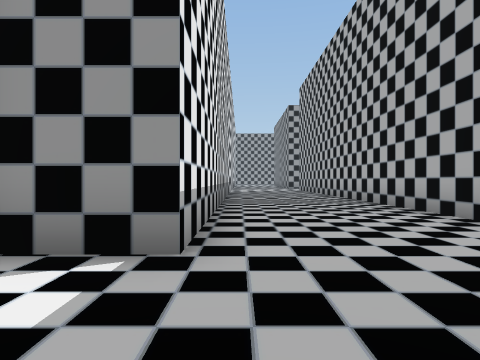
view 1 (above)

24 first-person views from a walk through a 3-D level made in the Unity game engine. The camera is 1.2 m above the floor, looks level and sees 75° across. The floor is counted in squares, 2 m on a side. Each view is taken from the middle of a square. On the plan, view 1 faces up. The plan holds only what a view shows up to about 9 squares ahead; the rest is blank. The place goes on beyond the plan. The player character is not drawn. Door leaves are left out, so doorways stand open.

view 2
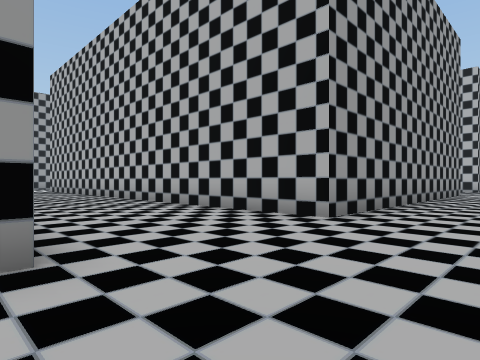

view 3
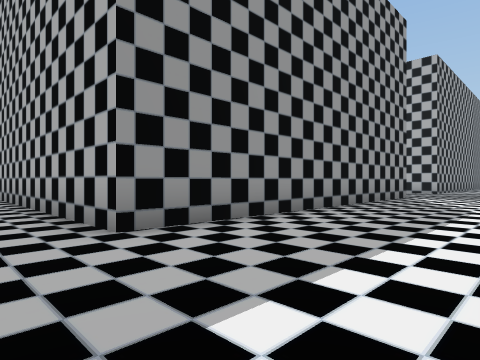

view 4
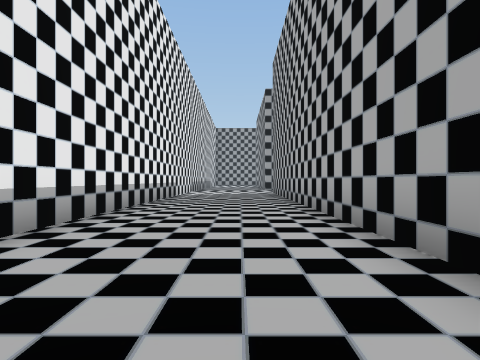

view 5
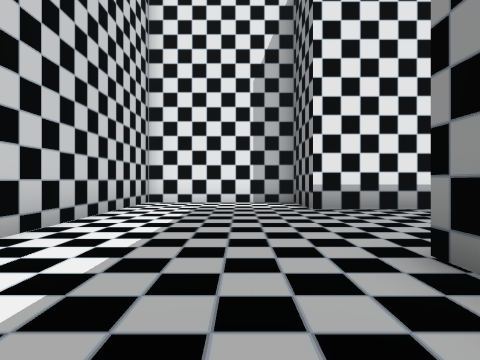

view 6
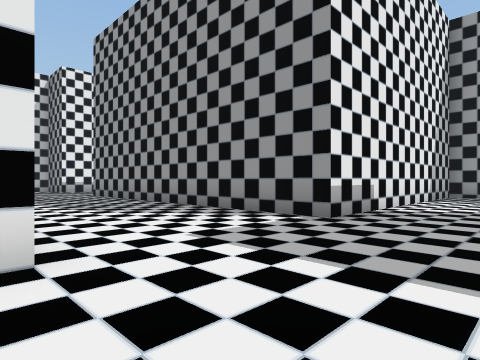

view 7
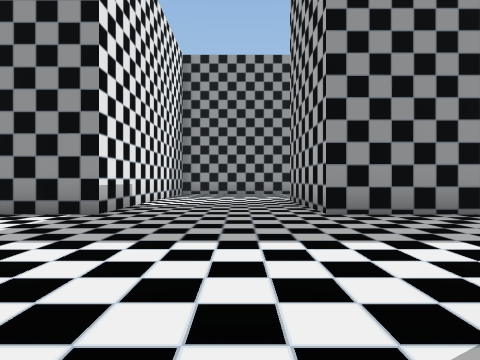

view 8
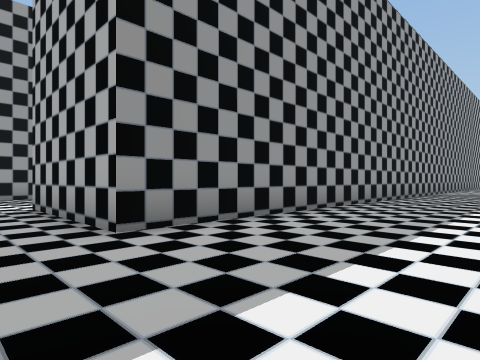

view 9
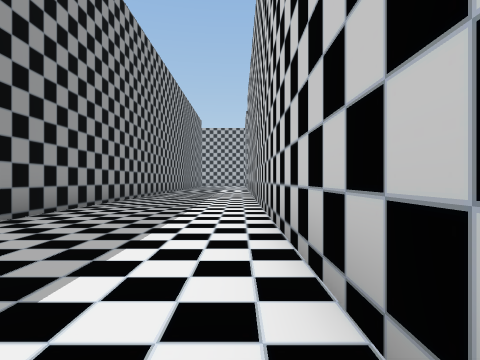

view 10
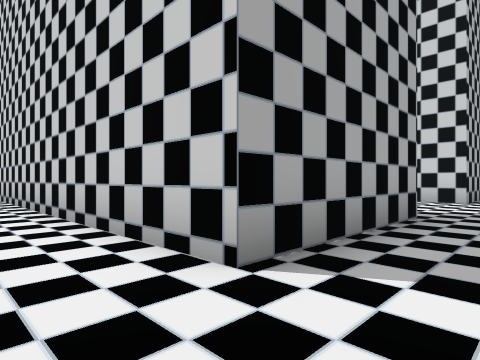

view 11
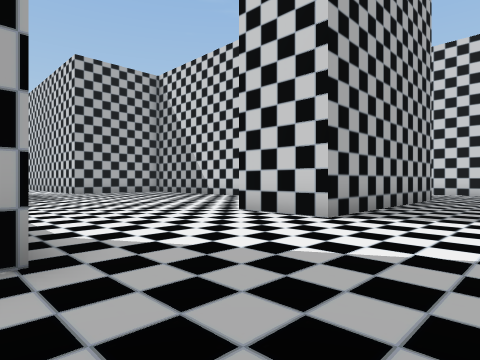

view 12
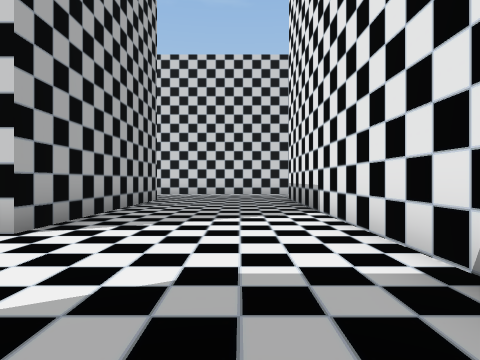

view 13
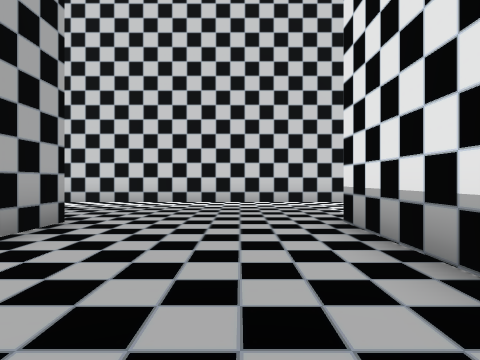

view 14
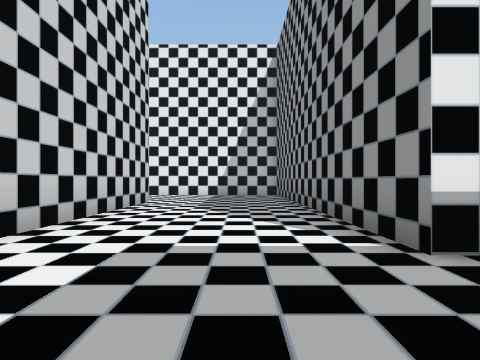

view 15
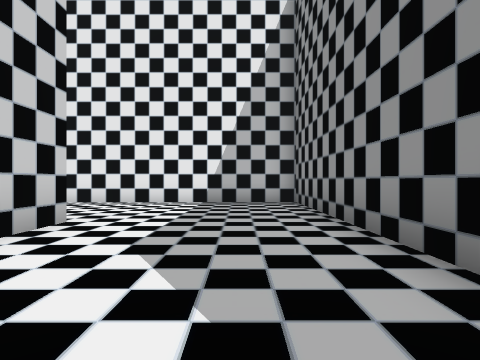

view 16
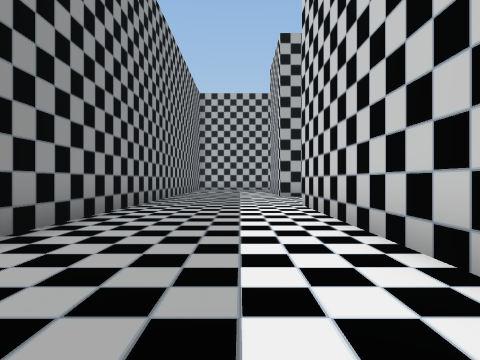

view 17
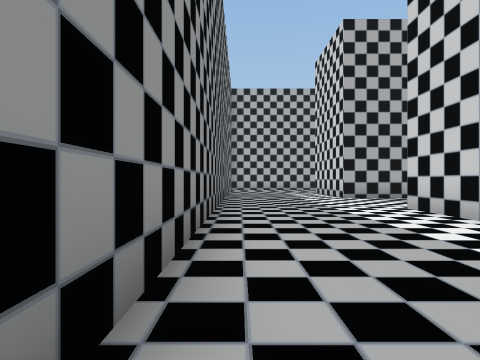

view 18
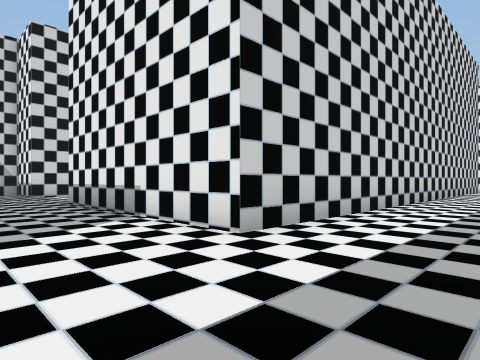

view 19
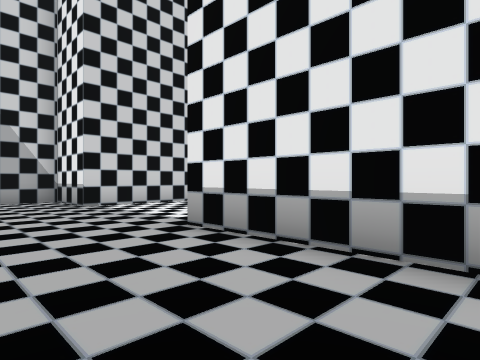

view 20
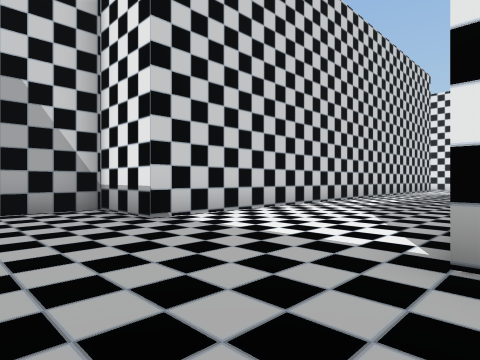

view 21
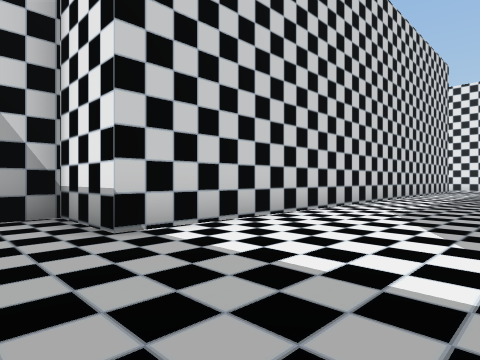

view 22
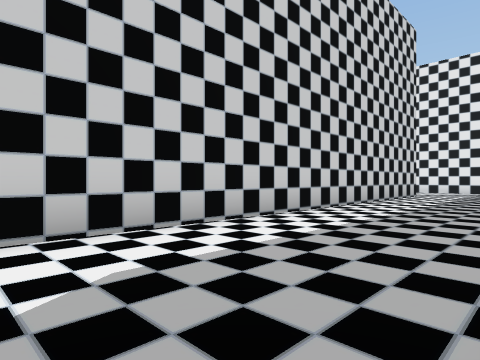

view 23
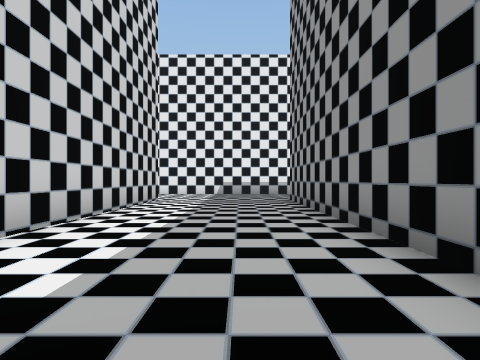

view 24
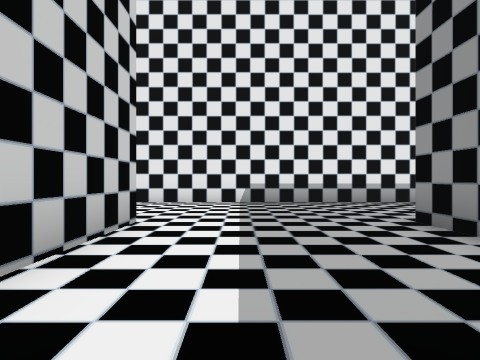

### Floor plan
Points are (right, up) in squares from view 1. A wall is a line through its corners. A room is listed if a view was taken in it or the views show most of it. See-through windows are left out.
Room 1 (views 1, 2, 3, 4, 5, 6, 7, 8, 9, 10, 11, 12, 13, 14, 15, 16, 17, 18, 19, 20, 21, 22, 23, 24)
walls: (13.5, -7.9) (13.5, -15.5) (3.5, -15.5) (3.5, -30.9); (17.5, -5.5) (17.5, -1.5) (26.5, -1.5); (25.6, -15.5) (17.5, -15.5) (17.5, -9.5) (19.6, -9.5); (7.5, -19.5) (23.5, -19.5) (23.5, -25.5); (15.1, -25.5) (7.5, -25.5); (26, 2.5) (17.5, 2.5) (17.5, 6.5); (13.5, 8.2) (13.5, 2.5) (3.5, 2.5) (3.5, 13); (7.5, -29.5) (23.5, -29.5) (23.5, -31.5) (25.2, -31.5); (-0.5, 13) (-0.5, 2.5) (-2.5, 2.5) (-2.5, -1.5) (2.9, -1.5)

Where each view was taken, in squares from view 1:
view 1: 0 up, 0 right, facing up
view 2: 0 up, 1 left, facing up-right
view 3: 1 down, 2 right, facing up-right
view 4: 4 up, 2 right, facing up
view 5: 1 up, 6 right, facing left
view 6: 2 down, 16 right, facing up-left
view 7: 3 down, 16 right, facing up
view 8: 1 down, 16 right, facing up-right
view 9: 1 down, 17 right, facing right
view 10: 0 up, 16 right, facing down-right
view 11: 5 down, 15 right, facing down-right
view 12: 6 down, 15 right, facing down
view 13: 11 down, 15 right, facing down
view 14: 17 down, 16 right, facing left
view 15: 17 down, 12 right, facing left
view 16: 18 down, 16 right, facing right
view 17: 16 down, 17 right, facing right
view 18: 17 down, 26 right, facing down-left
view 19: 22 down, 26 right, facing down-left
view 20: 25 down, 26 right, facing down-left
view 21: 26 down, 25 right, facing down-left
view 22: 26 down, 20 right, facing down-left
view 23: 27 down, 17 right, facing left
view 24: 28 down, 12 right, facing left
